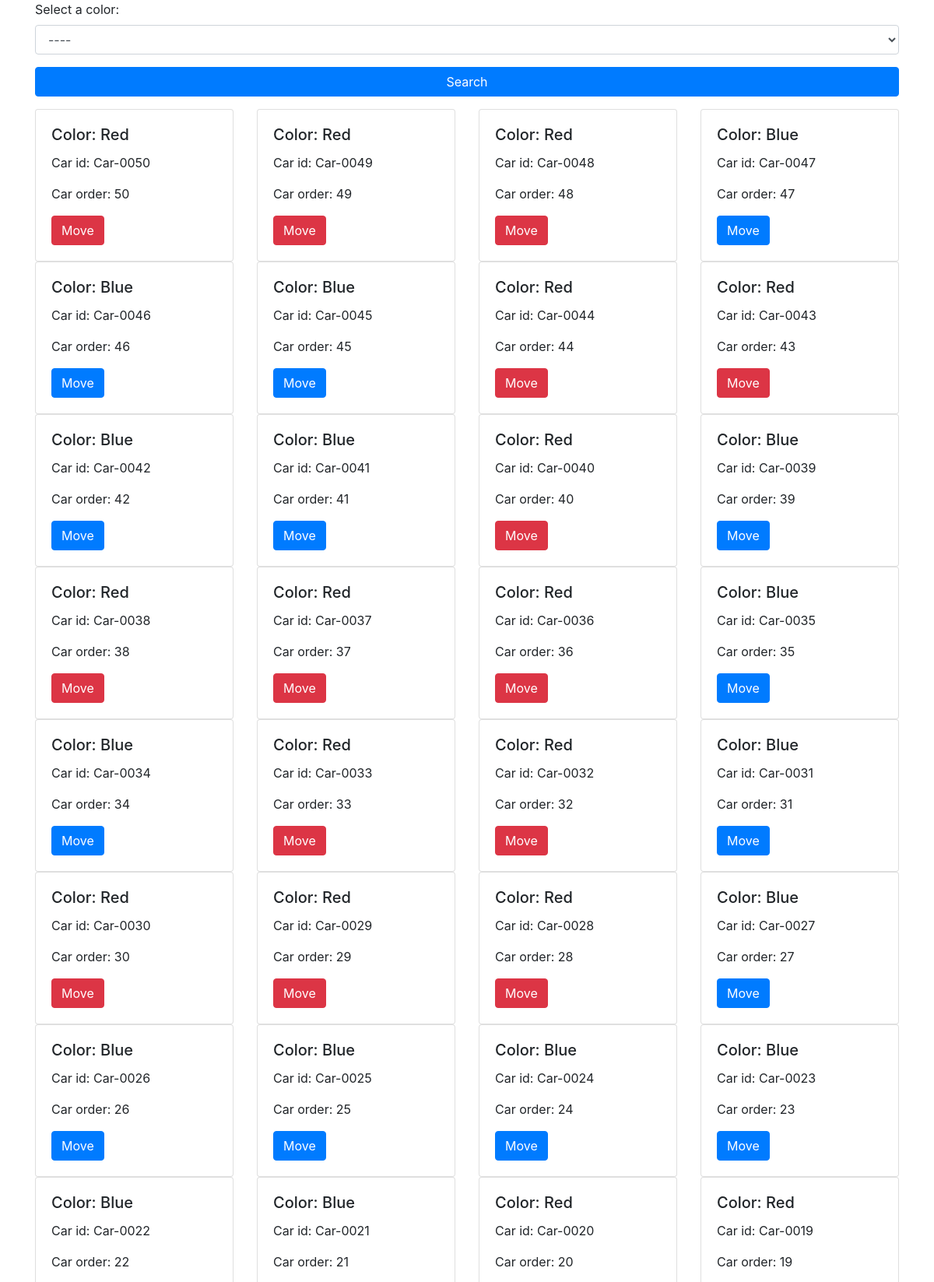
Screenshot of /car/view/ (upper part) with the database file from the repository.
### car/models.py (models this page shows)
class Car(models.Model):
	COLOR = (
		('red', 'Red'),
		('blue', 'Blue')
		)
	order = models.IntegerField()
	color = models.CharField(choices=COLOR, max_length=15)
	class Meta:
		ordering = ['-order']
	def __str__(self):
		return 'Car-00%s' % (str(self.pk))

### car/views.py (the view)
# urls.py: path('view/', views.view_cars, name='view_cars')
def view_cars(request):
	if request.method == 'POST':
		form = CarSearchForm(request.POST)
		if form.is_valid():
			cars = Car.objects.filter(color=form.cleaned_data['color'])
	else:
		cars = Car.objects.all()
		form = CarSearchForm()
	car_select = CarForm()
	context = {'cars': cars,
			   'form': form,
			   'car_select': car_select,}
	return render(request, 'car/view_cars.html', context)

### car/forms.py
class CarSearchForm(forms.Form):
	COLOR = list(Car.COLOR)
	COLOR.insert(0, ['', '----'])
	def __init__(self, *args, **kwargs):
		super(CarSearchForm, self).__init__(*args, **kwargs)
		for myField in self.fields:
			self.fields[myField].widget.attrs['class'] = 'form-control form-control-md'
	color = forms.ChoiceField(label='Select a color', choices=COLOR)

class CarForm(forms.Form):
	POSITION_CHOICES = (
		('before', 'Before'),
		('after', 'After'),
		)
	def __init__(self, *args, **kwargs):
		super(CarForm, self).__init__(*args, **kwargs)
		for myField in self.fields:
			self.fields[myField].widget.attrs['class'] = 'form-control form-control-md'
	position = forms.ChoiceField(choices=POSITION_CHOICES)
	car = forms.ModelChoiceField(queryset=Car.objects.all().order_by('-pk'))

### car/templates/car/view_cars.html (shortened to what this page needs)
<!doctype html>
<html lang="en">
  <head>
    <link rel="stylesheet" href="https://stackpath.bootstrapcdn.com/bootstrap/4.5.0/css/bootstrap.min.css">
  </head>
  <body>
  	<div class="container">
  		<form method="POST">
  			{{ form.as_p }}
  			<button type="submit" class="btn btn-block btn-primary">Search</button>
  		</form>
  		<div class="div_cars">
        {% include 'car/ajax_cars.html' %}
  		</div>
  	</div>
  </body>
</html>

### car/templates/car/ajax_cars.html
<div class="row pt-3">
	{% for car in cars %}
	<div class="col-3">
		<div class="card">
	  <div class="card-body">
	    <h5 class="card-title">Color: {{ car.get_color_display }}</h5>
	    <p class="card-text">Car id: {{ car }}</p>
	    <p class="card-text">Car order: {{ car.order }}</p>
	    <button type="button" class="btn btn-{% if car.color == 'blue' %}primary{% else %}danger{% endif %}" data-toggle="modal" data-target="#moveModal" data-url='{% url "car:move_cars" car.pk %}'>
		  Move
		</button>
	  </div>
	</div>
	</div>
	{% endfor %}
</div>

### rows the page displays
Car: color "Red", id "Car-0050", order "50"
Car: color "Red", id "Car-0049", order "49"
Car: color "Red", id "Car-0048", order "48"
Car: color "Blue", id "Car-0047", order "47"
Car: color "Blue", id "Car-0046", order "46"
Car: color "Blue", id "Car-0045", order "45"
Car: color "Red", id "Car-0044", order "44"
Car: color "Red", id "Car-0043", order "43"
Car: color "Blue", id "Car-0042", order "42"
Car: color "Blue", id "Car-0041", order "41"
Car: color "Red", id "Car-0040", order "40"
Car: color "Blue", id "Car-0039", order "39"
Car: color "Red", id "Car-0038", order "38"
Car: color "Red", id "Car-0037", order "37"
Car: color "Red", id "Car-0036", order "36"
Car: color "Blue", id "Car-0035", order "35"
Car: color "Blue", id "Car-0034", order "34"
Car: color "Red", id "Car-0033", order "33"
Car: color "Red", id "Car-0032", order "32"
Car: color "Blue", id "Car-0031", order "31"
Car: color "Red", id "Car-0030", order "30"
Car: color "Red", id "Car-0029", order "29"
Car: color "Red", id "Car-0028", order "28"
Car: color "Blue", id "Car-0027", order "27"
Car: color "Blue", id "Car-0026", order "26"
Car: color "Blue", id "Car-0025", order "25"
Car: color "Blue", id "Car-0024", order "24"
Car: color "Blue", id "Car-0023", order "23"
Car: color "Blue", id "Car-0022", order "22"
Car: color "Blue", id "Car-0021", order "21"
Car: color "Red", id "Car-0020", order "20"
Car: color "Red", id "Car-0019", order "19"
